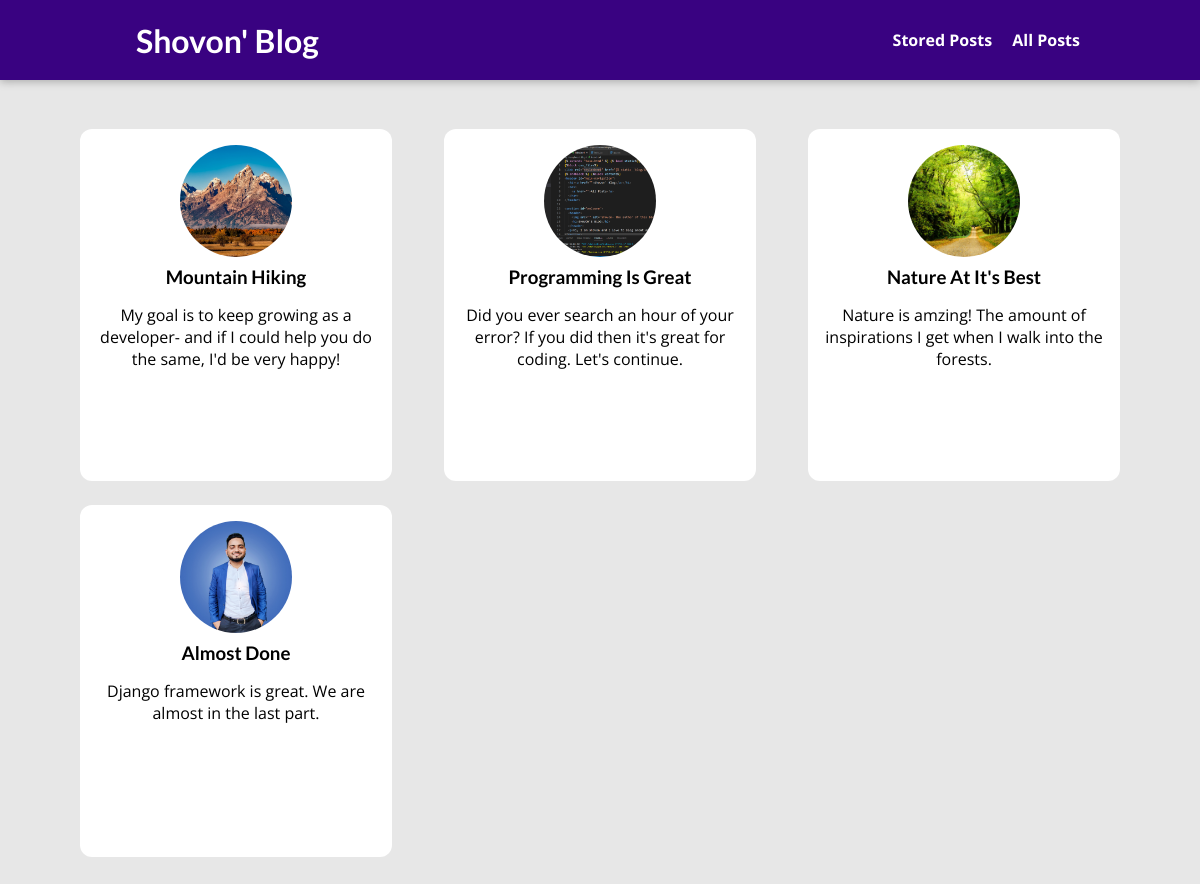
The page /posts on the database its author committed.
### blog/models.py (models this page shows, shortened)
class Post(models.Model):
    title = models.CharField(max_length=100)
    excerpt = models.TextField(max_length=100)
    image = models.ImageField(upload_to = "posts", null = True)
    date = models.DateField(auto_now=True)
    slug = models.SlugField(unique=True, db_index=True)
    content = models.TextField(validators=[MinLengthValidator(10)])
    author = models.ForeignKey(
        Author, on_delete=models.SET_NULL, null= True, related_name = "posts")
    tag = models.ManyToManyField(Tag)

### blog/views.py (the view)
# urls.py: path('posts', views.AllPostsView.as_view(), name="posts-page"),
class AllPostsView(ListView):
    template_name = 'blog/all-posts.html'
    model = Post
    ordering = ['-date']
    context_object_name = 'all_posts'

### blog/templates/blog/all-posts.html
{% extends "base.html" %} {% load static%}{%block title%}All posts{%endblock%}
{%block css_files%}
<link rel="stylesheet" href="{% static 'blog/post.css' %}" />
<link rel="stylesheet" href="{% static 'blog/all-posts.css' %}" />
{% endblock %} {%block content%}
<section>
  <h2>My Collected Posts</h2>
  <ul class="list-items">
    {% for post in all_posts %} {%include "blog/includes/post.html"%} {%endfor%}
  </ul>
</section>
{% endblock %}

### blog/templates/blog/includes/post.html
<li>
  <article class="post">
    <a href="{% url 'post-detail-page' post.slug %}">
      <img src="{{ post.image.url}} " alt="{{ post.title }}" />
      <div class="post__content">
        <h3>{{ post.title }}</h3>
        <p>{{ post.excerpt }}</p>
      </div>
    </a>
  </article>
</li>

### static/app.css (style rules this page uses)
* { box-sizing: border-box; }
html { font-family: "Open Sans", "Lato", sans-serif; }
body { margin: 0; }
h1, h2, h3 { font-family: "Lato", sans-serif; font-weight: bold; }

### blog/static/blog/post.css (style rules this page uses)
.post { display: flex; flex-direction: column; align-items: center; text-align: center; }
.post a { text-decoration: none; color: black; transition: all 0.2s ease; padding: 1rem; }
.post img { width: 5rem; height: 5rem; object-fit: cover; border-radius: 50%; }
.post h3 { margin: 0.25rem 0; }
.post:hover, .post::after { color: white; }

### blog/static/blog/all-posts.css (style rules this page uses)
body { background-color: #e7e7e7; }
ul { list-style: none; margin: 0; padding: 0; grid-template-columns: repeat(auto-fill, minmax(17rem, 1fr)); gap: 1.5rem; }
.post img { width: 7rem; height: 7rem; }
.post a { height: 22rem; transform-origin: center; box-sizing: 0 2px 8px rgba(0, 0, 0, 0.25); border-radius: 12px; background-color: #fff; }
.list-items { display: flex; flex-direction: row; flex-wrap: wrap; justify-content: space-between; margin: 5rem; }
.list-items > li { width: 30%; }

### rows shown on the page
Post: image (picture), title "Mountain Hiking", excerpt "My goal is to keep growing as a developer- and if I could help you do the same, I'd be very happy!"
Post: image (picture), title "Programming Is Great", excerpt "Did you ever search an hour of your error? If you did then it's great for coding. Let's continue."
Post: image (picture), title "Nature At It's Best", excerpt "Nature is amzing! The amount of inspirations I get when I walk into the forests."
Post: image (picture), title "Almost Done", excerpt "Django framework is great. We are almost in the last part."
